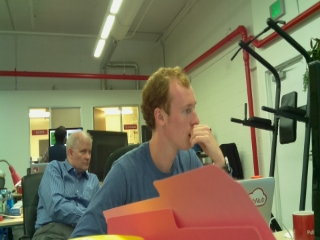
#> input picture detect/img_1.jpg, 320 x 240 px
$ python face_detect.py img_1.jpg   (Python 2 division)   (older library calls are emulated)
#> lines starting #> are read from the running program, lines starting #| are printed output that depends on the picture
import cv2
import sys

if len(sys.argv) < 2:
	print "Improper Usage. Need photo File."
	sys.exit(0)


cascPath = "/home/pi/CV/opencv-2.4.10/data/haarcascades/haarcascade_frontalface_alt.xml"

faceCascade = cv2.CascadeClassifier(cascPath)

img = cv2.imread(sys.argv[1])
#> img is the input picture: shape (240, 320, 3); mean B, G, R 91, 118.1, 122

gray = cv2.cvtColor(img, cv2.COLOR_BGR2GRAY)
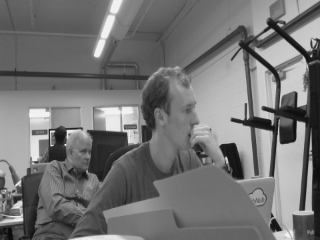
#> gray: shape (240, 320); min 9, max 242, mean 116.2

faces = faceCascade.detectMultiScale(
    gray,
    scaleFactor=1.1,
    minNeighbors=5,
    minSize=(10, 10),
    flags=cv2.cv.CV_HAAR_SCALE_IMAGE
)
#> faces = ()

print "Faces Detected:", faces
#| Faces Detected: ()

$ run again, on detect/img_3.jpg
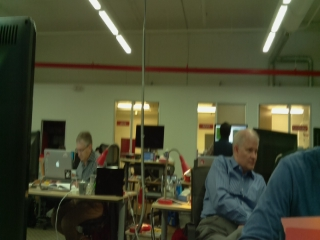
#> input picture detect/img_3.jpg, 320 x 240 px
#> img is the input picture: shape (240, 320, 3); mean B, G, R 51.1, 74.6, 72
#> `gray = cv2.cvtColor(img, cv2.COLOR_BGR2GRAY)`:
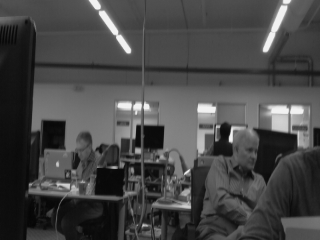
#> gray: shape (240, 320); min 5, max 242, mean 71.2
#> faces = ()
#| Faces Detected: ()

$ run again, on detect/img_4.jpg
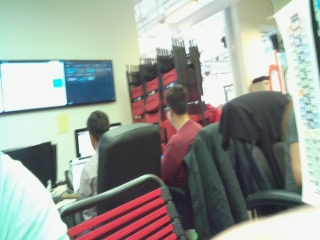
#> input picture detect/img_4.jpg, 320 x 240 px
#> img is the input picture: shape (240, 320, 3); mean B, G, R 151.8, 159.1, 153.9
#> `gray = cv2.cvtColor(img, cv2.COLOR_BGR2GRAY)`:
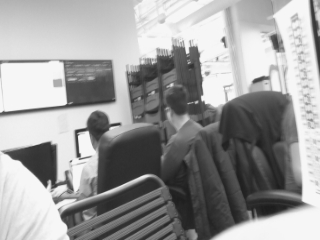
#> gray: shape (240, 320); min 28, max 247, mean 156.7
#> faces = ()
#| Faces Detected: ()

$ run again, on detect/img_5.jpg
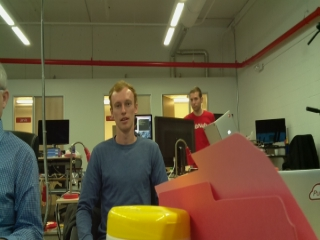
#> input picture detect/img_5.jpg, 320 x 240 px
#> img is the input picture: shape (240, 320, 3); mean B, G, R 64.3, 91.9, 104.3
#> `gray = cv2.cvtColor(img, cv2.COLOR_BGR2GRAY)`:
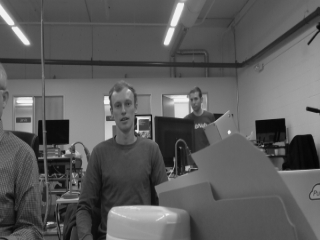
#> gray: shape (240, 320); min 4, max 242, mean 92.5
#> faces = [[106, 92, 32, 32]]
#| Faces Detected: [[106  92  32  32]]
